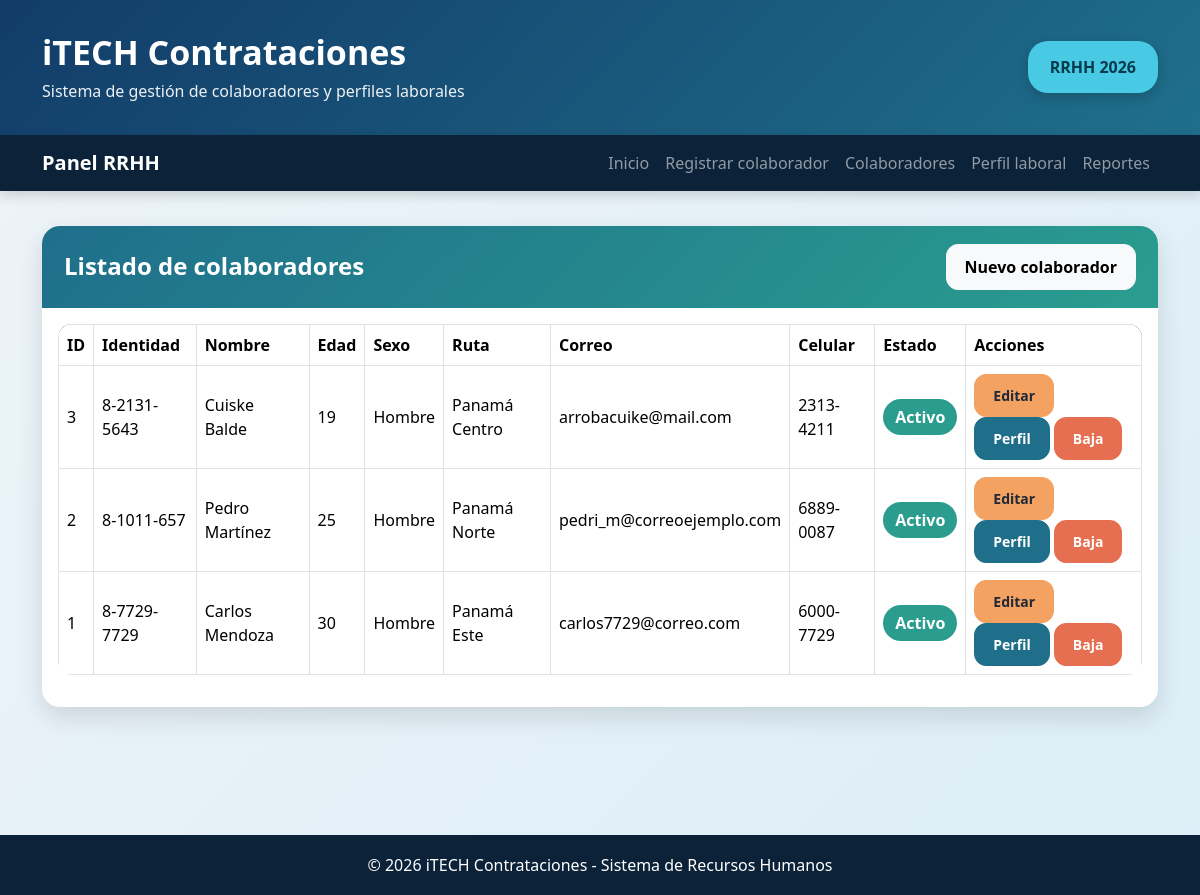
Screenshot of /index.php?accion=listar_colaboradores with the database file from the repository.
### tables this page shows
CREATE TABLE `datospersonales` (
  `id` int(11) NOT NULL,
  `identidad` varchar(30) NOT NULL,
  `Nombre` varchar(80) NOT NULL,
  `Apellido` varchar(80) NOT NULL,
  `Edad` int(11) NOT NULL,
  `tipo_sangre_id` int(11) NOT NULL,
  `sexo_id` int(11) NOT NULL,
  `nacionalidad_id` int(11) NOT NULL,
  `ruta_id` int(11) NOT NULL,
  `Email1` varchar(120) NOT NULL,
  `Celular` varchar(20) NOT NULL,
  `Empleado_Activo` tinyint(1) NOT NULL DEFAULT 1,
  `motivo_terminacion_id` int(11) DEFAULT NULL,
  `Motivo_Baja` varchar(255) DEFAULT NULL,
  `fecha_registro` timestamp NOT NULL DEFAULT current_timestamp()
);

CREATE TABLE `cat_sexo` (
  `id` int(11) NOT NULL,
  `nombre` varchar(30) NOT NULL
);

CREATE TABLE `cat_rutas` (
  `id` int(11) NOT NULL,
  `Nombre` varchar(80) NOT NULL
);

### app/Controllers/ColaboradorController.php (called while the page is built, shortened)
<?php
require_once __DIR__ . "/../Models/Colaborador.php";
class ColaboradorController
{
    private $modelo;
    public function __construct()
    {
        $this->modelo = new Colaborador();
    }
    private function cargarVista($vista, $datos = [])
    {
        extract($datos);
        require_once __DIR__ . "/../Views/layout/header.php";
        require_once __DIR__ . "/../Views/" . $vista . ".php";
        require_once __DIR__ . "/../Views/layout/footer.php";
    }
    public function listar()
    {
        $colaboradores = $this->modelo->listar();
        $this->cargarVista("colaboradores/listar", compact("tituloPagina", "colaboradores", "mensaje"));
    }
}
?>

### app/Config/Database.php (called while the page is built, shortened)
<?php
class Database
{
    private $conexion;
    public function __construct()
    {
        $host = "localhost";
        $dbname = "parcial_3";
        $user = "root";
        $password = "";
        try {
            $dsn = "mysql:host=$host;dbname=$dbname;charset=utf8mb4";
            $this->conexion = new PDO($dsn, $user, $password);
            $this->conexion->setAttribute(PDO::ATTR_ERRMODE, PDO::ERRMODE_EXCEPTION);
            $this->conexion->setAttribute(PDO::ATTR_DEFAULT_FETCH_MODE, PDO::FETCH_ASSOC);
        } catch (PDOException $e) {
            die("Error de conexión: " . $e->getMessage());
        }
    }
    public function select($sql, $params = [])
    {
        try {
            $stmt = $this->conexion->prepare($sql);
            $stmt->execute($params);
            return $stmt->fetchAll();
        } catch (PDOException $e) {
            return [];
        }
    }
}
?>

### app/Models/Colaborador.php (called while the page is built, shortened)
<?php
require_once __DIR__ . "/../Config/Database.php";
class Colaborador
{
    private $db;
    public function __construct()
    {
        $this->db = new Database();
    }
    public function listar()
    {
        $sql = "SELECT
                    d.id,
                    d.identidad,
                    d.Nombre AS nombre,
                    d.Apellido AS apellido,
                    d.Edad AS edad,
                    ts.Nombre AS tipo_sangre,
                    sx.nombre AS sexo,
                    n.nombre AS nacionalidad,
                    r.Nombre AS ruta,
                    d.Email1 AS correo,
                    d.Celular AS celular,
                    d.Empleado_Activo AS empleado_activo,
                    mt.MOTIVO AS motivo_terminacion,
                    d.Motivo_Baja AS motivo_baja,
                    d.fecha_registro
                FROM datospersonales d
                INNER JOIN cat_tiposangre ts ON d.tipo_sangre_id = ts.id
                INNER JOIN cat_sexo sx ON d.sexo_id = sx.id
                INNER JOIN cat_nacionalidades n ON d.nacionalidad_id = n.id
                INNER JOIN cat_rutas r ON d.ruta_id = r.id
                LEFT JOIN cat_motivos_terminacion mt ON d.motivo_terminacion_id = mt.C_TERMINACION
                ORDER BY d.id DESC";
        return $this->db->select($sql);
    }
}
?>

### app/Views/colaboradores/listar.php (the view, shortened to what this page needs)
<?php
$colaboradores = $colaboradores ?? [];
?>
<div class="card card-custom">
    <div class="card-header d-flex justify-content-between align-items-center">
        <h4>Listado de colaboradores</h4>
        <a href="index.php?accion=crear_colaborador" class="btn btn-light">Nuevo colaborador</a>
    </div>
    <div class="card-body">
        <div class="table-responsive">
            <table class="table table-bordered table-hover align-middle">
                <thead>
                    <tr>
                        <th>ID</th>
                        <th>Identidad</th>
                        <th>Nombre</th>
                        <th>Edad</th>
                        <th>Sexo</th>
                        <th>Ruta</th>
                        <th>Correo</th>
                        <th>Celular</th>
                        <th>Estado</th>
                        <th>Acciones</th>
                    </tr>
                </thead>
                <tbody>
                    <?php foreach ($colaboradores as $colaborador): ?>
                        <tr>
                            <td><?php echo $colaborador["id"]; ?></td>
                            <td><?php echo htmlspecialchars($colaborador["identidad"], ENT_QUOTES, "UTF-8"); ?></td>
                            <td><?php echo htmlspecialchars($colaborador["nombre"] . " " . $colaborador["apellido"], ENT_QUOTES, "UTF-8"); ?></td>
                            <td><?php echo $colaborador["edad"]; ?></td>
                            <td><?php echo htmlspecialchars($colaborador["sexo"], ENT_QUOTES, "UTF-8"); ?></td>
                            <td><?php echo htmlspecialchars($colaborador["ruta"], ENT_QUOTES, "UTF-8"); ?></td>
                            <td><?php echo htmlspecialchars($colaborador["correo"], ENT_QUOTES, "UTF-8"); ?></td>
                            <td><?php echo htmlspecialchars($colaborador["celular"], ENT_QUOTES, "UTF-8"); ?></td>
                            <td>
                                <?php if ($colaborador["empleado_activo"] == 1): ?>
                                    <span class="badge-activo">Activo</span>
                                <?php else: ?>
                                    <span class="badge-inactivo">Inactivo</span>
                                <?php endif; ?>
                            </td>
                            <td>
                                <a href="index.php?accion=editar_colaborador&id=<?php echo $colaborador["id"]; ?>" class="btn btn-warning btn-sm">Editar</a>
                                <a href="index.php?accion=crear_perfil&colaborador_id=<?php echo $colaborador["id"]; ?>" class="btn btn-primary btn-sm">Perfil</a>
                                <?php if ($colaborador["empleado_activo"] == 1): ?>
                                    <a href="#" onclick="return mostrarMotivoBaja(<?php echo $colaborador["id"]; ?>);" class="btn btn-danger btn-sm">Baja</a>
                                <?php else: ?>
                                    <a href="index.php?accion=reactivar_colaborador&id=<?php echo $colaborador["id"]; ?>" class="btn btn-success btn-sm">Reactivar</a>
                                <?php endif; ?>
                            </td>
                        </tr>
                    <?php endforeach; ?>
                </tbody>
            </table>
        </div>
    </div>
</div>

### index.php (shortened to what this page needs)
<?php
require_once __DIR__ . "/app/Controllers/ColaboradorController.php";
$accion = $_GET["accion"] ?? "inicio";
switch ($accion) {
        ?>
        <?php
    case "listar_colaboradores":
        $controller = new ColaboradorController();
        $controller->listar();
        break;
        ?>
        <?php
}
?>

### app/Views/layout/header.php (shortened to what this page needs)
<!DOCTYPE html>
<html lang="es">
<head>
    <link href="https://cdn.jsdelivr.net/npm/bootstrap@5.3.3/dist/css/bootstrap.min.css" rel="stylesheet">
    <link href="public/css/estilos.css" rel="stylesheet">
</head>
<body>
<header class="main-header">
    <div class="container">
        <div class="header-content">
            <div>
                <h1>iTECH Contrataciones</h1>
                <p>Sistema de gestión de colaboradores y perfiles laborales</p>
            </div>
            <div class="header-badge">
                RRHH 2026
            </div>
        </div>
    </div>
</header>
<nav class="navbar navbar-expand-lg navbar-dark nav-custom">
    <div class="container">
        <a class="navbar-brand fw-bold" href="index.php">Panel RRHH</a>
        <div class="collapse navbar-collapse" id="menuPrincipal">
            <ul class="navbar-nav ms-auto">
                <li class="nav-item">
                    <a class="nav-link" href="index.php">Inicio</a>
                </li>
                <li class="nav-item">
                    <a class="nav-link" href="index.php?accion=crear_colaborador">Registrar colaborador</a>
                </li>
                <li class="nav-item">
                    <a class="nav-link" href="index.php?accion=listar_colaboradores">Colaboradores</a>
                </li>
                <li class="nav-item">
                    <a class="nav-link" href="index.php?accion=crear_perfil">Perfil laboral</a>
                </li>
                <li class="nav-item">
                    <a class="nav-link" href="index.php?accion=reporte">Reportes</a>
                </li>
            </ul>
        </div>
    </div>
</nav>
<main class="container main-container">

### app/Views/layout/footer.php (shortened to what this page needs)
</main>
<footer class="footer-custom">
    <div class="container">
        <p class="mb-0">© 2026 iTECH Contrataciones - Sistema de Recursos Humanos</p>
    </div>
</footer>
</body>
</html>

### public/css/estilos.css (style rules this page uses)
:root { --azul-principal: #123c69; --azul-secundario: #1f6f8b; --celeste: #48cae4; --verde: #2a9d8f; --naranja: #f4a261; --rojo: #e76f51; --gris-fondo: #eef4f8; --gris-texto: #2d3748; --blanco: #ffffff; }
body { background: linear-gradient(135deg, #eef4f8 0%, #dceef7 100%); color: var(--gris-texto); min-height: 100vh; font-family: "Segoe UI", Arial, sans-serif; }
.main-header { background: linear-gradient(135deg, var(--azul-principal), var(--azul-secundario)); color: var(--blanco); padding: 32px 0; box-shadow: 0 6px 20px rgba(18, 60, 105, 0.25); }
.header-content { display: flex; justify-content: space-between; align-items: center; gap: 25px; }
.header-content h1 { font-size: 34px; font-weight: 800; margin-bottom: 6px; }
.header-content p { margin-bottom: 0; opacity: 0.92; font-size: 16px; }
.header-badge { background: var(--celeste); color: #073b4c; padding: 14px 22px; border-radius: 20px; font-weight: 800; box-shadow: 0 4px 12px rgba(0, 0, 0, 0.18); }
.nav-custom { background: #0b2239; box-shadow: 0 4px 12px rgba(0, 0, 0, 0.16); }
.main-container { padding-top: 35px; padding-bottom: 55px; }
.card-custom { border: none; border-radius: 18px; overflow: hidden; box-shadow: 0 10px 26px rgba(0, 0, 0, 0.12); background: var(--blanco); margin-bottom: 28px; }
.card-custom .card-header { background: linear-gradient(135deg, var(--azul-secundario), var(--verde)); color: var(--blanco); padding: 18px 22px; border-bottom: none; }
.card-custom .card-header h4, .card-custom .card-header h5 { margin: 0; font-weight: 800; }
.btn { border-radius: 12px; font-weight: 700; padding: 10px 18px; }
.btn-primary { background: var(--azul-secundario); border-color: var(--azul-secundario); }
.btn-warning { background: var(--naranja); border-color: var(--naranja); color: #1f2937; }
.btn-danger { background: var(--rojo); border-color: var(--rojo); }
.table { background: var(--blanco); border-radius: 14px; overflow: hidden; }
.table thead { background: #0b2239; color: var(--blanco); }
.badge-activo { background: var(--verde); color: var(--blanco); padding: 7px 12px; border-radius: 20px; font-weight: 700; }
.footer-custom { background: #0b2239; color: var(--blanco); text-align: center; padding: 18px 0; margin-top: 45px; }

### rows the page displays
datospersonales: id "3", identidad "8-2131-5643", Nombre+Apellido "Cuiske Balde", Edad "19", sexo.nombre "Hombre", ruta.Nombre "Panamá Centro", Email1 "arrobacuike@mail.com", Celular "2313-4211", Empleado_Activo "Activo"
datospersonales: id "2", identidad "8-1011-657", Nombre+Apellido "Pedro Martínez", Edad "25", sexo.nombre "Hombre", ruta.Nombre "Panamá Norte", Email1 "pedri_m@correoejemplo.com", Celular "6889-0087", Empleado_Activo "Activo"
datospersonales: id "1", identidad "8-7729-7729", Nombre+Apellido "Carlos Mendoza", Edad "30", sexo.nombre "Hombre", ruta.Nombre "Panamá Este", Email1 "carlos7729@correo.com", Celular "6000-7729", Empleado_Activo "Activo"
